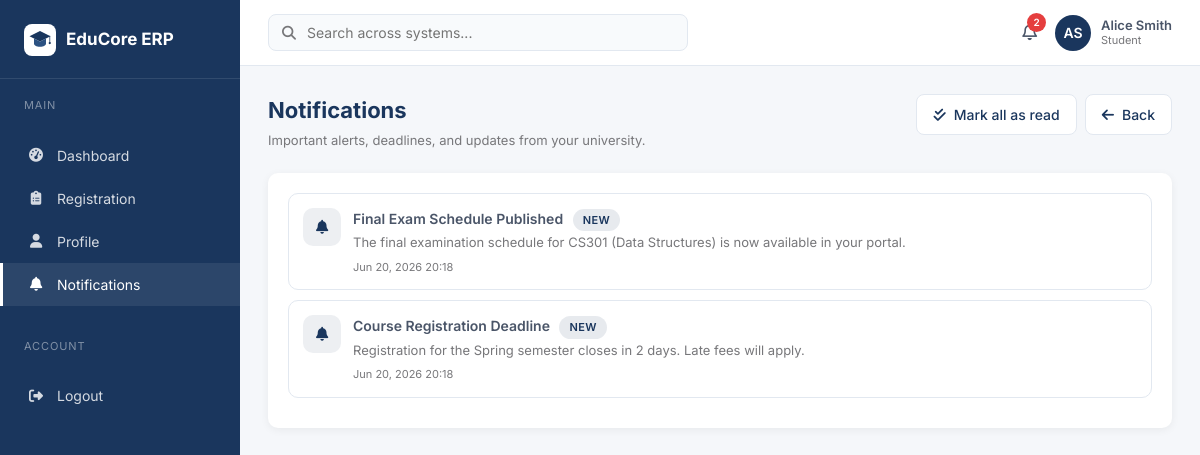
Page /student/notifications.php (signed in) on the committed database.
### tables this page shows
CREATE TABLE notifications (
  id INT AUTO_INCREMENT PRIMARY KEY,
  user_id INT NOT NULL,
  title VARCHAR(150) NOT NULL,
  message TEXT,
  created_at TIMESTAMP DEFAULT CURRENT_TIMESTAMP,
  is_read TINYINT DEFAULT 0
);

### student/notifications.php (the view, shortened to what this page needs)
<?php
require_once __DIR__ . '/../config/db.php';
$n = $pdo->prepare("SELECT * FROM notifications WHERE user_id=? ORDER BY created_at DESC");
$n->execute([$_SESSION['user_id']]);
$notifs = $n->fetchAll();
require __DIR__ . '/../partials/header.php';
require __DIR__ . '/../partials/sidebar.php';
require __DIR__ . '/../partials/navbar.php';
?>
<div class="page-header">
  <div>
    <h1>Notifications</h1>
    <p>Important alerts, deadlines, and updates from your university.</p>
  </div>
  <div class="actions">
    <a href="?mark_read=1" class="btn btn-outline"><i class="fa-solid fa-check-double"></i> Mark all as read</a>
    <a href="dashboard.php" class="btn btn-outline"><i class="fa-solid fa-arrow-left"></i> Back</a>
  </div>
</div>
<div class="card">
  <ul class="notif-list">
    <?php foreach ($notifs as $n): ?>
      <li>
        <div class="ico"><i class="fa-solid fa-bell"></i></div>
        <div style="flex:1">
          <div class="title">
            <?= htmlspecialchars($n['title']) ?>
            <?php if (!$n['is_read']): ?><span class="badge badge-info" style="margin-left:6px">NEW</span><?php endif; ?>
          </div>
          <div class="msg"><?= htmlspecialchars($n['message']) ?></div>
          <div class="time"><?= htmlspecialchars(date('M d, Y H:i', strtotime($n['created_at']))) ?></div>
        </div>
      </li>
    <?php endforeach; ?>
  </ul>
</div>
<?php require __DIR__ . '/../partials/footer.php'; ?>

### assets/css/style.css (style rules this page uses)
*,*::before,*::after { box-sizing:border-box;margin:0;padding:0 }
:root { --primary:#1A365D;--primary-light:#2C5282;--secondary:#fff; --tertiary:#4A5568;--neutral:#77777A;--bg:#f5f7fa; --border:#e2e8f0;--success:#38A169;--warning:#D69E2E;--danger:#E53E3E; --radius:10px;--shadow:0 2px 8px rgba(0,0,0,0.06); }
body { font-family:'Inter',system-ui,-apple-system,Segoe UI,sans-serif;background:var(--bg);color:var(--tertiary);font-size:14px;line-height:1.5;-webkit-font-smoothing:antialiased }
a { color:var(--primary);text-decoration:none }
.page-header { display:flex;justify-content:space-between;align-items:flex-start;margin-bottom:22px;gap:16px;flex-wrap:wrap }
.page-header h1 { font-size:22px;color:var(--primary);margin:0 0 4px;font-weight:700 }
.page-header p { color:var(--neutral);margin:0;font-size:13px }
.page-header .actions { display:flex;gap:8px;flex-wrap:wrap }
.card { background:#fff;border-radius:var(--radius);box-shadow:var(--shadow);padding:20px;margin-bottom:18px }
.badge { display:inline-block;padding:3px 10px;border-radius:999px;font-size:11px;font-weight:600;text-transform:uppercase;letter-spacing:0.04em }
.badge-info { background:rgba(26,54,93,0.1);color:var(--primary) }
.btn { display:inline-flex;align-items:center;gap:8px;padding:9px 16px;border-radius:8px;font-size:14px;font-weight:500;border:1px solid transparent;cursor:pointer;text-decoration:none;transition:.15s;font-family:inherit;white-space:nowrap }
.btn-outline { background:#fff;color:var(--primary);border-color:var(--border) }
.notif-list { list-style:none }
.notif-list li { padding:14px;border:1px solid var(--border);border-radius:10px;margin-bottom:10px;display:flex;gap:12px }
.notif-list .ico { width:38px;height:38px;border-radius:10px;background:rgba(26,54,93,0.08);color:var(--primary);display:flex;align-items:center;justify-content:center;flex-shrink:0 }
.notif-list .title { font-weight:600;color:var(--tertiary);font-size:14px }
.notif-list .msg { font-size:13px;color:var(--neutral);margin-top:2px }
.notif-list .time { font-size:11px;color:var(--neutral);margin-top:6px }

### rows in the picture
notifications: title "Final Exam Schedule Published", is_read "NEW", message "The final examination schedule for CS301 (Data Structures) is now available in your portal.", created_at "Jun 20, 2026 20:18"
notifications: title "Course Registration Deadline", is_read "NEW", message "Registration for the Spring semester closes in 2 days. Late fees will apply.", created_at "Jun 20, 2026 20:18"

### other values in the picture
$item[0] "Dashboard"
$item[0] "Registration"
$item[0] "Profile"
$item[0] "Notifications"
$notifCount "2"
$initials "AS"
$uname "Alice Smith"
$urole "Student"
